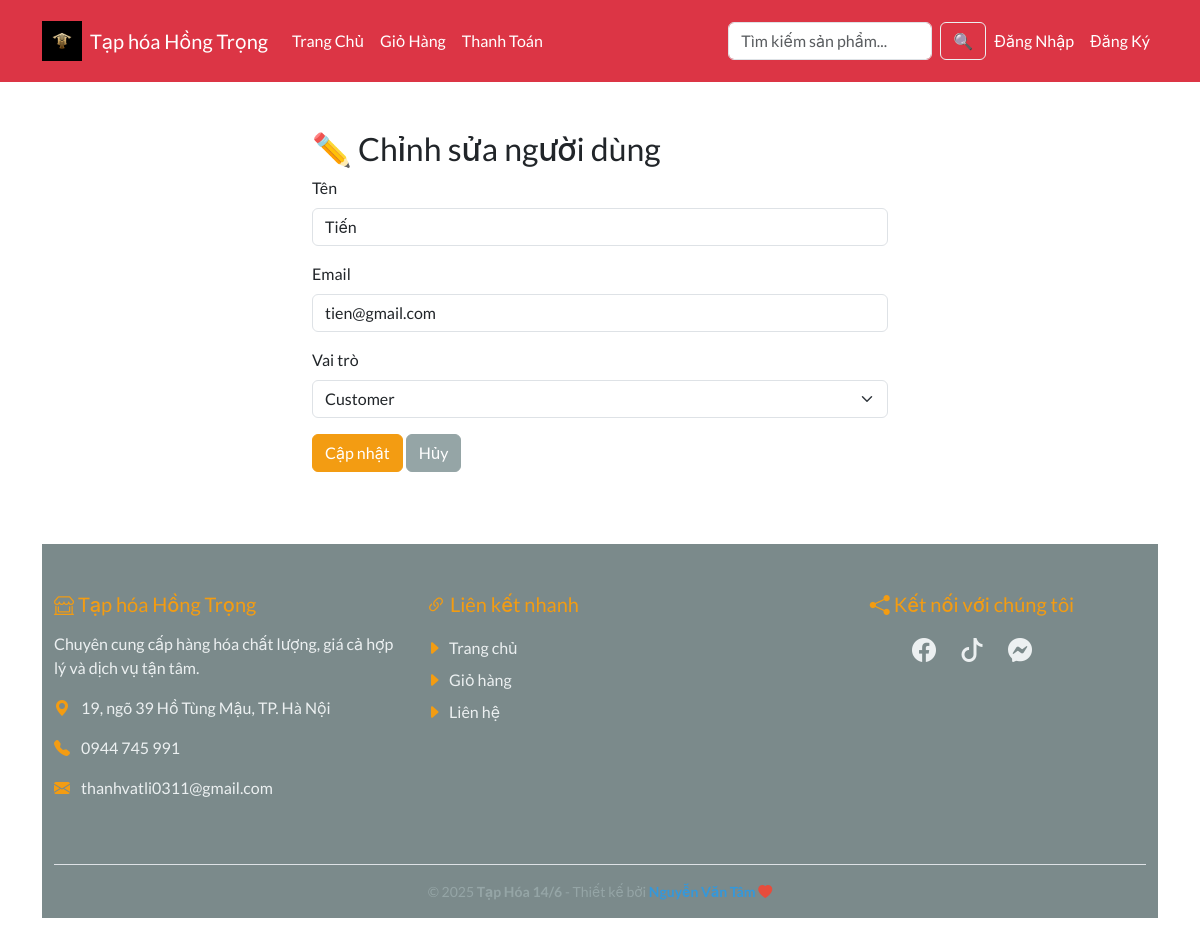
/admin/edit_user.php?id=6, run on the app's committed database.
### tables this page shows
CREATE TABLE `users` (
  `id` int NOT NULL,
  `name` varchar(100) NOT NULL,
  `email` varchar(100) NOT NULL,
  `password_hash` varchar(255) NOT NULL,
  `phone` varchar(20) DEFAULT NULL,
  `address` text,
  `role` enum('customer','admin') DEFAULT 'customer',
  `created_at` datetime DEFAULT CURRENT_TIMESTAMP
);

### admin/edit_user.php (the view, shortened to what this page needs)
<?php
require_once __DIR__ . '/../includes/db_config.php';
$id = (int)$_GET['id'];
$stmt = $pdo->prepare("SELECT id, name, email, role FROM users WHERE id = ?");
$stmt->execute([$id]);
$user = $stmt->fetch();
?>
<?php include '../includes/header.php'; ?>
<div class="container py-4" style="max-width:600px;">
    <h3>✏️ Chỉnh sửa người dùng</h3>
    <form method="post">
        <div class="mb-3">
            <label class="form-label">Tên</label>
            <input name="name" class="form-control" required value="<?= htmlspecialchars($_POST['name'] ?? $user['name']) ?>">
        </div>
        <div class="mb-3">
            <label class="form-label">Email</label>
            <input name="email" type="email" class="form-control" required value="<?= htmlspecialchars($_POST['email'] ?? $user['email']) ?>">
        </div>
        <div class="mb-3">
            <label class="form-label">Vai trò</label>
            <select name="role" class="form-select">
                <option value="customer" <?= ($user['role']==='customer')?'selected':'' ?>>Customer</option>
            </select>
        </div>
        <button class="btn btn-warning">Cập nhật</button>
        <a href="users.php" class="btn btn-secondary">Hủy</a>
    </form>
</div>
<?php include '../includes/footer.php'; ?>

### data on the page
users: name "Tiến", email "tien@gmail.com", role "Customer"
